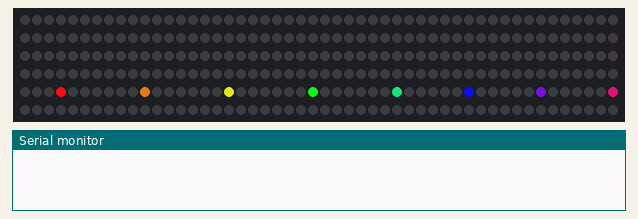
This sketch was run on a simulated Arduino Mega 2560, built with avr-gcc and run on an emulated ATmega2560. Shown: 300 RGB LEDs in strip order, left to right, continuing on the next row, the last lines printed to the serial monitor.

Above: at 0.66 s.
At 5.51 s:
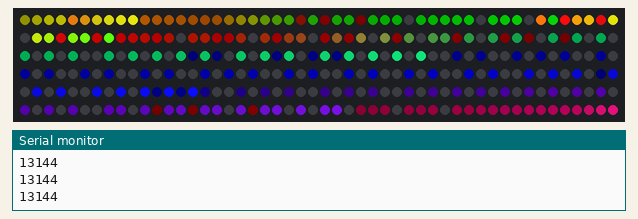
At 10.34 s:
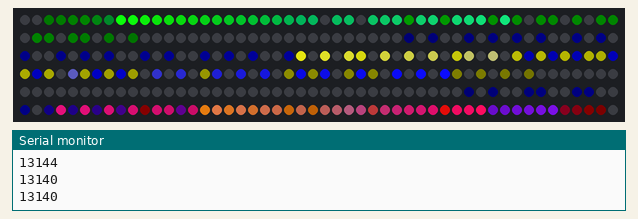
At 19.99 s:
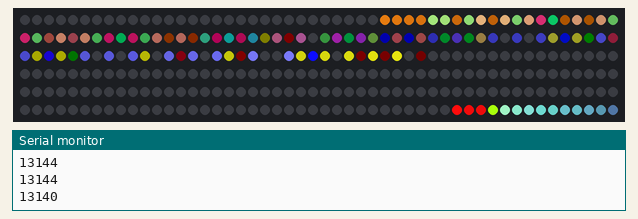
At 29.65 s:
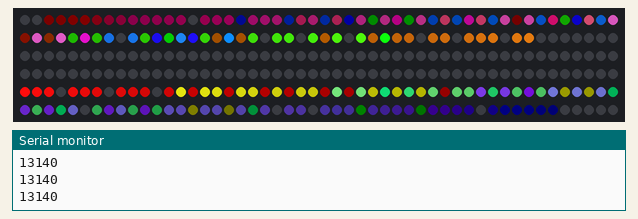
At 39.61 s:
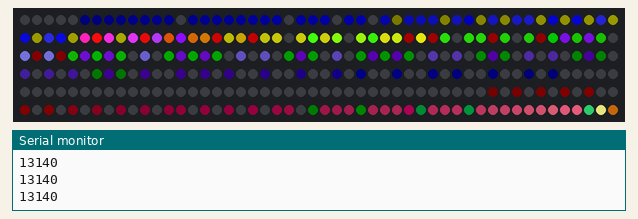

The sketch:

50k-LED-test-control.ino
```cpp
#define FASTLED_ESP8266_NODEMCU_PIN_ORDER
#include <FastLED.h>

#define DATA_PIN    23
#define LED_TYPE    WS2813
#define COLOR_ORDER GRB
#define NUM_LEDS    300
#define BRIGHTNESS  255

CRGB *leds;

long start;

void setup() {
  Serial.begin(115200);
  delay(500);
  leds = new CRGB[NUM_LEDS];
  FastLED.addLeds<LED_TYPE,DATA_PIN,COLOR_ORDER>(leds, NUM_LEDS)
    .setCorrection(TypicalLEDStrip)
    .setDither(BRIGHTNESS < 255);
  FastLED.setBrightness(BRIGHTNESS);
}

void loop() {
  start = micros();

  juggle();
  FastLED.show();

  // Print the loop cycle time
  EVERY_N_SECONDS(1) {
    Serial.println(micros() - start);
  }
}

void juggle() {
  fadeToBlackBy(leds, NUM_LEDS, 20);

  uint8_t dothue = 0;
  for (int j = 0; j < 8; j++) {
    leds[beatsin16(j + 7, 0, NUM_LEDS - 1)] |= CHSV(dothue, 200, 255);
    dothue += 32;
  }
}
```
